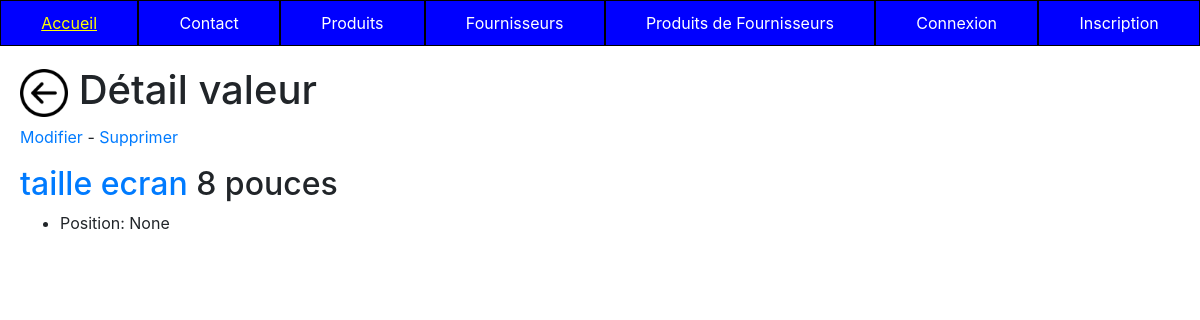
The page /appTp1/value/5/ on the database its author committed.
### appTp1/models.py (models this page shows, shortened)
class ProductAttributeValue(models.Model):
    class Meta:
        verbose_name = "Valeur attribut"
        ordering = ['position']
    value              = models.CharField(max_length=100)
    product_attribute  = models.ForeignKey('ProductAttribute', verbose_name="Unité", on_delete=models.CASCADE)
    position           = models.PositiveSmallIntegerField("Position", null=True, blank=True)

class ProductAttribute(models.Model):
    class Meta:
        verbose_name = "Attribut"
    name =  models.CharField(max_length=100)

### appTp1/views.py (the view)
# urls.py: path('value/<pk>/', views.ProductAttributeValueDetailView.as_view(), name='value-detail'),
class ProductAttributeValueDetailView(DetailView):
    model = ProductAttributeValue
    template_name = "appTp1/detail_value.html"
    context_object_name = "value"
    def get_context_data(self, **kwargs):
        context = super(ProductAttributeValueDetailView, self).get_context_data(**kwargs)
        context['titremenu'] = "Détail valeur"
        return context

### appTp1/templates/appTp1/detail_value.html (shortened to what this page needs)
{% extends 'appTp1/base.html' %}
{% load static %}
{% block content %}
    <h1><a href="{% url 'values' %}"><img src="{% static 'img/back.png' %}" alt="Retour" style="width: 3rem; height: 3rem;"/></a> {{ titremenu }}</h1>
    <p><a href="{% url 'value-update' value.id %}">Modifier</a> - <a href="{% url 'value-delete' value.id %}">Supprimer</a></p>
    <h2><a href="{% url 'attribute-detail' value.product_attribute.id %}">{{ value.product_attribute.name }}</a> {{ value.value }}</h2>
    <ul>
        <li>Position: {{ value.position }}</li>
    </ul>
{% endblock %}

### rows shown on the page
ProductAttributeValue: product_attribute.name "taille ecran", value "8 pouces", position "None"

### other values the page prints
{{ titremenu }} "Détail valeur"
